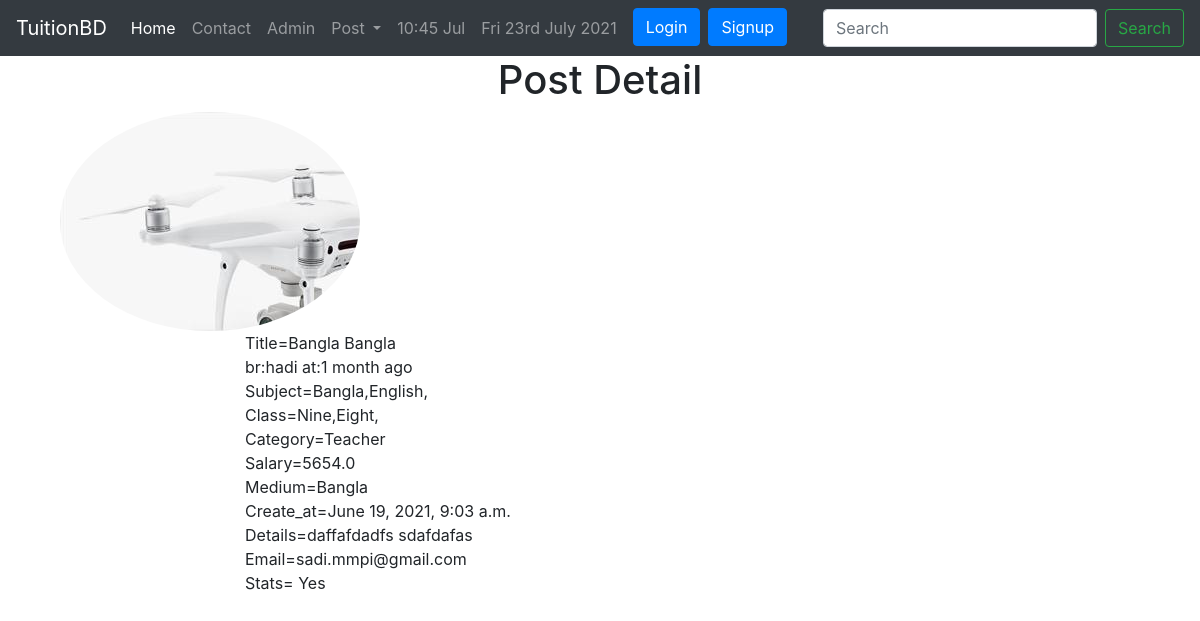
/tuition/postdetail/17/, run on an earlier commit of the app's database.
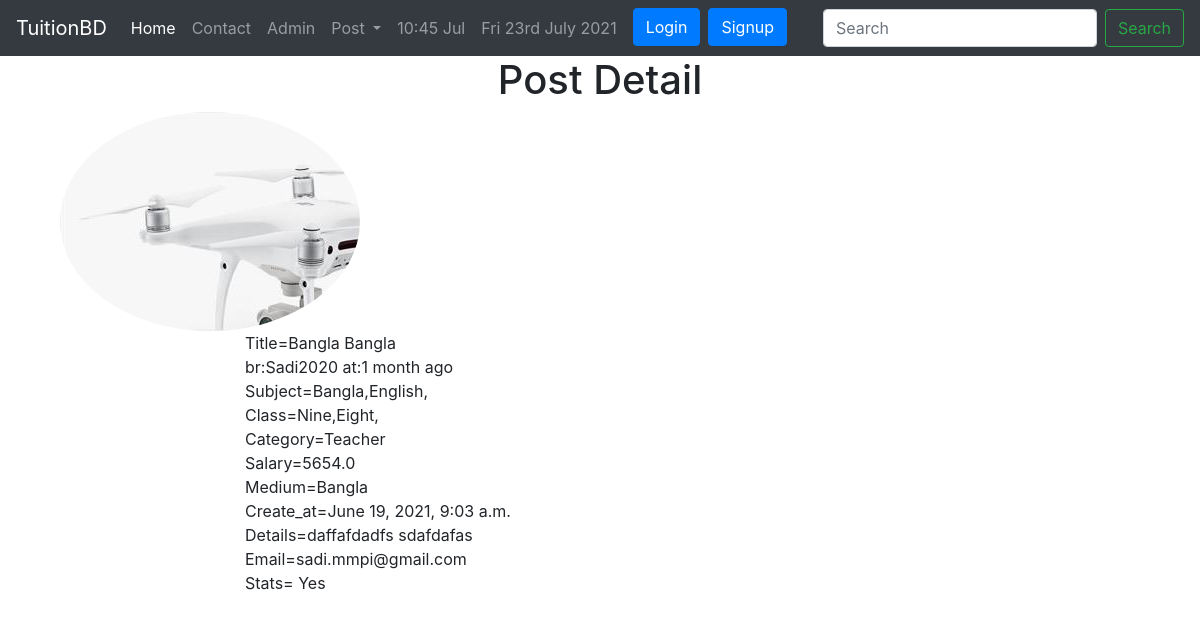
And on a later commit of the database.
### tuition/models.py (models this page shows, shortened)
class Post(models.Model):
    CATEGORY={
        ('Teacher','Teacher'),
        ('Student','Student'),
    }
    MEDIUM={
        ('Bangla','Bangla'),
        ('English','English'),
        ('Korea','Korea'),
        ('Japanis','Japanis'),
        ('China','China'),
    }
    user=models.ForeignKey(User,on_delete=models.CASCADE,blank=True,null=True)
    id= models.AutoField(primary_key=True)
    title=models.CharField(max_length=100)
    slug=models.CharField(max_length=100, default=title)
    email=models.EmailField()
    salary=models.FloatField()
    details=models.TextField()
    stats=models.BooleanField()
    category=models.CharField(max_length=100,choices=CATEGORY)
    created_ad=models.DateTimeField(default=now)
    image=models.ImageField(default='default.jpg',upload_to='tuition/images')
    medium=MultiSelectField(max_length=100,max_choices=5,choices=MEDIUM,default='Bangla')
    subject=models.ManyToManyField(Subject,related_name='subject')
    class_in=models.ManyToManyField(Class_in,related_name='class_in')
    def get_subject_list(self):
        sub=self.subject.all()
        subjects=""
        for s in sub:
            subjects=subjects+ str(s.name)+ ","
        return subjects
    def get_class_list(self):
        sub=self.class_in.all()
        subjects=""
        for s in sub:
            subjects=subjects+ str(s.name)+ ","
        return subjects
    def ProperCase(self):
        return self.title.title()
    def details_short(self):
        details_words=self.details.split(' ')
        if len(details_words)>10:
            return  ' '.join(details_words[:10])+ "....."
        else:
            return self.details

class Subject(models.Model):
    name=models.CharField(max_length=100)

class Class_in(models.Model):
    name=models.CharField(max_length=100)

### tuition/views.py (the view)
# urls.py: path('postdetail/<int:pk>/',PostDetailView.as_view(), name='postdetail'),
class PostDetailView(DetailView):
    model = Post
    template_name = 'tuition/postdetail.html'

### templates/tuition/postdetail.html (shortened to what this page needs)
{% extends 'basc.html' %}
{% block body %}
{% load humanize %}
    <div class="container">
         <h1 class="text-center">Post Detail</h1>
            <div class="col-md-6">
                <img src="{{ object.image.url }}"alt="" style="width:300px; height=300px"  class="rounded-circle">
            </div>
        <div class="col-md-8 offset-md-2">
            Title={{object.ProperCase}}<br>
            br:{{ object.user.username }} at:{{ object.created_ad |naturaltime }}<br>
        Subject={{object.get_subject_list }}<br>
        Class={{object.get_class_list }}<br>
        Category={{object.category}}<br>
        Salary={{object.salary}}<br>
        Medium={{object.medium}}<br>
        Create_at={{object.created_ad}}<br>
        Details={{object.details_short}}<br>
        Email={{object.email}}<br>
        Stats= {% if object.stats %} Yes {% else %} No {% endif %} <br>
        </div>
    </div>
{% endblock %}

What changed in the data, as far as the page shows it:
changed Post "Bangla Bangla": user.username "hadi" → "Sadi2020"
